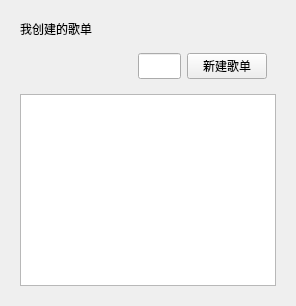
               <widget class="QWidget" name="tab_defalutSongList">
                <attribute name="title">
                 <string>我的歌单</string>
                </attribute>
                <layout class="QVBoxLayout" name="verticalLayout_7">
                 <item>
                  <widget class="QWidget" name="widget_songList" native="true">
                   <layout class="QVBoxLayout" name="verticalLayout_13">
                    <item>
                     <widget class="QLabel" name="label_mySonglist">
                      <property name="text">
                       <string>我创建的歌单</string>
                      </property>
                     </widget>
                    </item>
                    <item>
                     <widget class="QWidget" name="widget_2" native="true">
                      <layout class="QHBoxLayout" name="horizontalLayout_11" stretch="5,2,2">
                       <item>
                        <spacer name="horizontalSpacer_3">
                         <property name="orientation">
                          <enum>Qt::Horizontal</enum>
                         </property>
                         <property name="sizeHint" stdset="0">
                          <size>
                           <width>40</width>
                           <height>20</height>
                          </size>
                         </property>
                        </spacer>
                       </item>
                       <item>
                        <widget class="MyLineEdit" name="lineEdit_listName">
                         <property name="enabled">
                          <bool>true</bool>
                         </property>
                         <property name="sizePolicy">
                          <sizepolicy hsizetype="Preferred" vsizetype="Preferred">
                           <horstretch>0</horstretch>
                           <verstretch>0</verstretch>
                          </sizepolicy>
                         </property>
                         <property name="clearButtonEnabled">
                          <bool>false</bool>
                         </property>
                        </widget>
                       </item>
                       <item>
                        <widget class="QPushButton" name="pushButton_newSongList">
                         <property name="sizePolicy">
                          <sizepolicy hsizetype="Preferred" vsizetype="Preferred">
                           <horstretch>0</horstretch>
                           <verstretch>0</verstretch>
                          </sizepolicy>
                         </property>
                         <property name="text">
                          <string>新建歌单</string>
                         </property>
                         <property name="icon">
                          <iconset resource="res.qrc">
                           <normaloff>:/icon/add.svg</normaloff>:/icon/add.svg</iconset>
                         </property>
                        </widget>
                       </item>
                      </layout>
                     </widget>
                    </item>
                    <item>
                     <widget class="IconList" name="listWidget_songList">
                      <property name="focusPolicy">
                       <enum>Qt::NoFocus</enum>
                      </property>
                      <property name="selectionMode">
                       <enum>QAbstractItemView::NoSelection</enum>
                      </property>
                      <property name="resizeMode">
                       <enum>QListView::Fixed</enum>
                      </property>
                      <property name="viewMode">
                       <enum>QListView::IconMode</enum>
                      </property>
                      <property name="modelColumn">
                       <number>0</number>
                      </property>
                      <property name="selectionRectVisible">
                       <bool>false</bool>
                      </property>
                     </widget>
                    </item>
                   </layout>
                  </widget>
                 </item>
                </layout>
               </widget>
